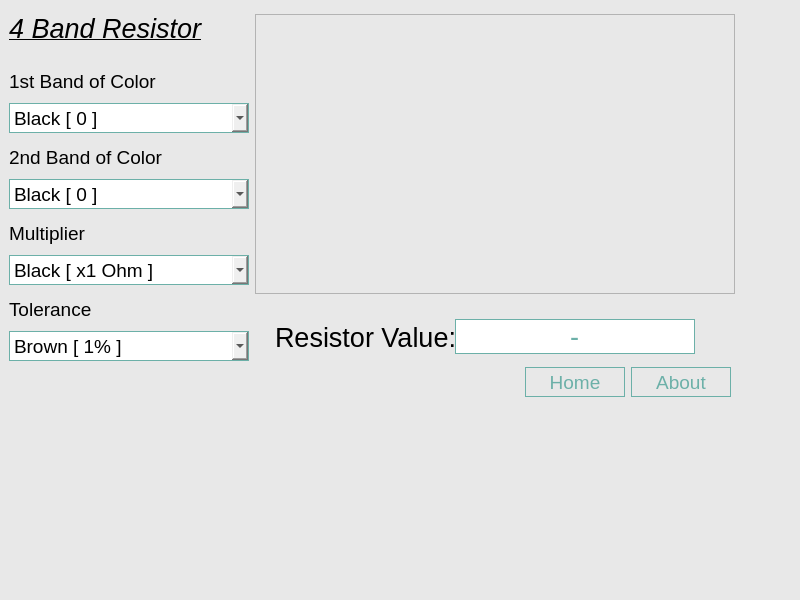
<?xml version="1.0" encoding="UTF-8"?>
<ui version="4.0">
 <class>MainWindow</class>
 <widget class="QMainWindow" name="MainWindow">
  <property name="geometry">
   <rect>
    <x>0</x>
    <y>0</y>
    <width>800</width>
    <height>600</height>
   </rect>
  </property>
  <property name="minimumSize">
   <size>
    <width>800</width>
    <height>600</height>
   </size>
  </property>
  <property name="maximumSize">
   <size>
    <width>800</width>
    <height>600</height>
   </size>
  </property>
  <property name="windowTitle">
   <string>Resistor Calculator</string>
  </property>
  <widget class="QWidget" name="centralwidget">
   <layout class="QVBoxLayout" name="verticalLayout">
    <property name="spacing">
     <number>0</number>
    </property>
    <property name="leftMargin">
     <number>0</number>
    </property>
    <property name="topMargin">
     <number>0</number>
    </property>
    <property name="rightMargin">
     <number>0</number>
    </property>
    <property name="bottomMargin">
     <number>0</number>
    </property>
    <item>
     <widget class="QStackedWidget" name="stackedWidget">
      <property name="styleSheet">
       <string notr="true">background-color: rgb(232, 232, 232);
</string>
      </property>
      <property name="currentIndex">
       <number>1</number>
      </property>
      <widget class="QWidget" name="page">
       <layout class="QVBoxLayout" name="verticalLayout_3">
        <property name="topMargin">
         <number>0</number>
        </property>
        <property name="bottomMargin">
         <number>40</number>
        </property>
        <item>
         <spacer name="verticalSpacer_2">
          <property name="orientation">
           <enum>Qt::Vertical</enum>
          </property>
          <property name="sizeHint" stdset="0">
           <size>
            <width>20</width>
            <height>136</height>
           </size>
          </property>
         </spacer>
        </item>
        <item>
         <layout class="QHBoxLayout" name="horizontalLayout">
          <item>
           <spacer name="horizontalSpacer">
            <property name="orientation">
             <enum>Qt::Horizontal</enum>
            </property>
            <property name="sizeHint" stdset="0">
             <size>
              <width>40</width>
              <height>20</height>
             </size>
            </property>
           </spacer>
          </item>
          <item>
           <layout class="QVBoxLayout" name="verticalLayout_2">
            <item>
             <widget class="QPushButton" name="calculator">
              <property name="sizePolicy">
               <sizepolicy hsizetype="Fixed" vsizetype="Fixed">
                <horstretch>0</horstretch>
                <verstretch>0</verstretch>
               </sizepolicy>
              </property>
              <property name="minimumSize">
               <size>
                <width>460</width>
                <height>85</height>
               </size>
              </property>
              <property name="maximumSize">
               <size>
                <width>460</width>
                <height>85</height>
               </size>
              </property>
              <property name="styleSheet">
               <string notr="true">  QPushButton {
	 background-color:none;
	 border-color :rgb(108, 176, 168);
	 color: rgb(108, 176, 168);
      border-style:solid;
      border-width:2px;
      font:  24px; 
  }
  QPushButton:hover:!pressed { 
	
	background-color: rgb(108, 176, 168);
	color: rgb(255, 255, 255);
  }</string>
              </property>
              <property name="text">
               <string>Calculator</string>
              </property>
             </widget>
            </item>
            <item>
             <widget class="QPushButton" name="settings">
              <property name="sizePolicy">
               <sizepolicy hsizetype="Fixed" vsizetype="Fixed">
                <horstretch>0</horstretch>
                <verstretch>0</verstretch>
               </sizepolicy>
              </property>
              <property name="minimumSize">
               <size>
                <width>460</width>
                <height>85</height>
               </size>
              </property>
              <property name="maximumSize">
               <size>
                <width>460</width>
                <height>85</height>
               </size>
              </property>
              <property name="styleSheet">
               <string notr="true">  QPushButton {
	 background-color:none;
	 border-color :rgb(108, 176, 168);
	 color: rgb(108, 176, 168);
      border-style:solid;
      border-width:2px;
      font:  24px; 
  }
  QPushButton:hover:!pressed { 
	
	background-color: rgb(108, 176, 168);
	color: rgb(255, 255, 255);
  }</string>
              </property>
              <property name="text">
               <string>Settings</string>
              </property>
             </widget>
            </item>
            <item>
             <widget class="QPushButton" name="about">
              <property name="sizePolicy">
               <sizepolicy hsizetype="Fixed" vsizetype="Fixed">
                <horstretch>0</horstretch>
                <verstretch>0</verstretch>
               </sizepolicy>
              </property>
              <property name="minimumSize">
               <size>
                <width>460</width>
                <height>85</height>
               </size>
              </property>
              <property name="maximumSize">
               <size>
                <width>460</width>
                <height>85</height>
               </size>
              </property>
              <property name="styleSheet">
               <string notr="true">  QPushButton {
	 background-color:none;
	 border-color :rgb(108, 176, 168);
	 color: rgb(108, 176, 168);
      border-style:solid;
      border-width:2px;
      font:  24px; 
  }
  QPushButton:hover:!pressed { 
	
	background-color: rgb(108, 176, 168);
	color: rgb(255, 255, 255);
  }</string>
              </property>
              <property name="text">
               <string>About</string>
              </property>
             </widget>
            </item>
           </layout>
          </item>
          <item>
           <spacer name="horizontalSpacer_2">
            <property name="orientation">
             <enum>Qt::Horizontal</enum>
            </property>
            <property name="sizeHint" stdset="0">
             <size>
              <width>40</width>
              <height>20</height>
             </size>
            </property>
           </spacer>
          </item>
         </layout>
        </item>
        <item>
         <spacer name="verticalSpacer">
          <property name="orientation">
           <enum>Qt::Vertical</enum>
          </property>
          <property name="sizeHint" stdset="0">
           <size>
            <width>20</width>
            <height>135</height>
           </size>
          </property>
         </spacer>
        </item>
       </layout>
      </widget>
      <widget class="QWidget" name="page_2">
       <layout class="QVBoxLayout" name="verticalLayout_11">
        <item>
         <layout class="QHBoxLayout" name="horizontalLayout_3">
          <item>
           <layout class="QVBoxLayout" name="verticalLayout_9">
            <property name="spacing">
             <number>20</number>
            </property>
            <item>
             <widget class="QLabel" name="label_2">
              <property name="minimumSize">
               <size>
                <width>240</width>
                <height>40</height>
               </size>
              </property>
              <property name="maximumSize">
               <size>
                <width>240</width>
                <height>40</height>
               </size>
              </property>
              <property name="font">
               <font>
                <pointsize>20</pointsize>
               </font>
              </property>
              <property name="styleSheet">
               <string notr="true"/>
              </property>
              <property name="text">
               <string>&lt;html&gt;&lt;head/&gt;&lt;body&gt;&lt;p&gt;&lt;span style=&quot; font-style:italic; text-decoration: underline;&quot;&gt;4 Band Resistor&lt;/span&gt;&lt;/p&gt;&lt;/body&gt;&lt;/html&gt;</string>
              </property>
             </widget>
            </item>
            <item>
             <layout class="QVBoxLayout" name="verticalLayout_8">
              <property name="spacing">
               <number>12</number>
              </property>
              <item>
               <layout class="QVBoxLayout" name="verticalLayout_4">
                <property name="spacing">
                 <number>10</number>
                </property>
                <item>
                 <widget class="QLabel" name="label_3">
                  <property name="minimumSize">
                   <size>
                    <width>240</width>
                    <height>24</height>
                   </size>
                  </property>
                  <property name="maximumSize">
                   <size>
                    <width>16777215</width>
                    <height>24</height>
                   </size>
                  </property>
                  <property name="font">
                   <font>
                    <pointsize>14</pointsize>
                   </font>
                  </property>
                  <property name="styleSheet">
                   <string notr="true"/>
                  </property>
                  <property name="text">
                   <string>1st Band of Color</string>
                  </property>
                 </widget>
                </item>
                <item>
                 <widget class="QComboBox" name="comboBox">
                  <property name="minimumSize">
                   <size>
                    <width>0</width>
                    <height>30</height>
                   </size>
                  </property>
                  <property name="maximumSize">
                   <size>
                    <width>16777215</width>
                    <height>30</height>
                   </size>
                  </property>
                  <property name="font">
                   <font>
                    <pointsize>14</pointsize>
                   </font>
                  </property>
                  <property name="styleSheet">
                   <string notr="true">  QComboBox {
	 background-color:none;
	 border-color :rgb(108, 176, 168);
	color: rgb(0, 0 0);
      border-style:solid;
      border-width:1px;
  }

  QComboBox:hover { 
	background-color: rgb(108, 176, 168);
	color: rgb(255, 255, 255);
  }</string>
                  </property>
                  <property name="currentIndex">
                   <number>0</number>
                  </property>
                  <property name="insertPolicy">
                   <enum>QComboBox::NoInsert</enum>
                  </property>
                  <property name="iconSize">
                   <size>
                    <width>24</width>
                    <height>24</height>
                   </size>
                  </property>
                  <item>
                   <property name="text">
                    <string>Black [ 0 ]</string>
                   </property>
                   <property name="icon">
                    <iconset>
                     <normalon>:/button_icons/icons/square_0.png</normalon>
                    </iconset>
                   </property>
                  </item>
                  <item>
                   <property name="text">
                    <string>Brown [ 1 ]</string>
                   </property>
                   <property name="icon">
                    <iconset>
                     <normalon>:/button_icons/icons/square_1.png</normalon>
                    </iconset>
                   </property>
                  </item>
                  <item>
                   <property name="text">
                    <string>Red [ 2 ]</string>
                   </property>
                   <property name="icon">
                    <iconset>
                     <normalon>:/button_icons/icons/square_2.png</normalon>
                    </iconset>
                   </property>
                  </item>
                  <item>
                   <property name="text">
                    <string>Orange [ 3 ]</string>
                   </property>
                   <property name="icon">
                    <iconset>
                     <normalon>:/button_icons/icons/square_3.png</normalon>
                    </iconset>
                   </property>
                  </item>
                  <item>
                   <property name="text">
                    <string>Yellow [ 4 ]</string>
                   </property>
                   <property name="icon">
                    <iconset>
                     <normalon>:/button_icons/icons/square_4.png</normalon>
                    </iconset>
                   </property>
                  </item>
                  <item>
                   <property name="text">
                    <string>Green [ 5 ]</string>
                   </property>
                   <property name="icon">
                    <iconset>
                     <normalon>:/button_icons/icons/square_5.png</normalon>
                    </iconset>
                   </property>
                  </item>
                  <item>
                   <property name="text">
                    <string>Blue [ 6 ]</string>
                   </property>
                   <property name="icon">
                    <iconset>
                     <normalon>:/button_icons/icons/square_6.png</normalon>
                    </iconset>
                   </property>
                  </item>
                  <item>
                   <property name="text">
                    <string>Violet [ 7 ]</string>
                   </property>
                   <property name="icon">
                    <iconset>
                     <normalon>:/button_icons/icons/square_7.png</normalon>
                    </iconset>
                   </property>
                  </item>
                  <item>
                   <property name="text">
                    <string>Grey [ 8 ]</string>
                   </property>
                   <property name="icon">
                    <iconset>
                     <normalon>:/button_icons/icons/square_8.png</normalon>
                    </iconset>
                   </property>
                  </item>
                  <item>
                   <property name="text">
                    <string>White [ 9 ]</string>
                   </property>
                   <property name="icon">
                    <iconset>
                     <normalon>:/button_icons/icons/square_9.png</normalon>
                    </iconset>
                   </property>
                  </item>
                 </widget>
                </item>
               </layout>
              </item>
              <item>
               <layout class="QVBoxLayout" name="verticalLayout_5">
                <property name="spacing">
                 <number>10</number>
                </property>
                <item>
                 <widget class="QLabel" name="label_4">
                  <property name="minimumSize">
                   <size>
                    <width>240</width>
                    <height>24</height>
                   </size>
                  </property>
                  <property name="maximumSize">
                   <size>
                    <width>16777215</width>
                    <height>24</height>
                   </size>
                  </property>
                  <property name="font">
                   <font>
                    <pointsize>14</pointsize>
                   </font>
                  </property>
                  <property name="styleSheet">
                   <string notr="true"/>
                  </property>
                  <property name="text">
                   <string>2nd Band of Color</string>
                  </property>
                 </widget>
                </item>
                <item>
                 <widget class="QComboBox" name="comboBox_2">
                  <property name="minimumSize">
                   <size>
                    <width>240</width>
                    <height>30</height>
                   </size>
                  </property>
                  <property name="maximumSize">
                   <size>
                    <width>16777215</width>
                    <height>30</height>
                   </size>
                  </property>
                  <property name="font">
                   <font>
                    <pointsize>14</pointsize>
                   </font>
                  </property>
                  <property name="styleSheet">
                   <string notr="true">  QComboBox {
	 background-color:none;
	 border-color :rgb(108, 176, 168);
	color: rgb(0, 0 0);
      border-style:solid;
      border-width:1px;
  }

  QComboBox:hover { 
	background-color: rgb(108, 176, 168);
	color: rgb(255, 255, 255);
  }</string>
                  </property>
                  <property name="currentIndex">
                   <number>0</number>
                  </property>
                  <property name="insertPolicy">
                   <enum>QComboBox::NoInsert</enum>
                  </property>
                  <property name="iconSize">
                   <size>
                    <width>24</width>
                    <height>24</height>
                   </size>
                  </property>
                  <item>
                   <property name="text">
                    <string>Black [ 0 ]</string>
                   </property>
                   <property name="icon">
                    <iconset>
                     <normalon>:/button_icons/icons/square_0.png</normalon>
                    </iconset>
                   </property>
                  </item>
                  <item>
                   <property name="text">
                    <string>Brown [ 1 ]</string>
                   </property>
                   <property name="icon">
                    <iconset>
                     <normalon>:/button_icons/icons/square_1.png</normalon>
                    </iconset>
                   </property>
                  </item>
                  <item>
                   <property name="text">
                    <string>Red [ 2 ]</string>
                   </property>
                   <property name="icon">
                    <iconset>
                     <normalon>:/button_icons/icons/square_2.png</normalon>
                    </iconset>
                   </property>
                  </item>
                  <item>
                   <property name="text">
                    <string>Orange [ 3 ]</string>
                   </property>
                   <property name="icon">
                    <iconset>
                     <normalon>:/button_icons/icons/square_3.png</normalon>
                    </iconset>
                   </property>
                  </item>
                  <item>
                   <property name="text">
                    <string>Yellow [ 4 ]</string>
                   </property>
                   <property name="icon">
                    <iconset>
                     <normalon>:/button_icons/icons/square_4.png</normalon>
                    </iconset>
                   </property>
                  </item>
                  <item>
                   <property name="text">
                    <string>Green [ 5 ]</string>
                   </property>
                   <property name="icon">
                    <iconset>
                     <normalon>:/button_icons/icons/square_5.png</normalon>
                    </iconset>
                   </property>
                  </item>
                  <item>
                   <property name="text">
                    <string>Blue [ 6 ]</string>
                   </property>
                   <property name="icon">
                    <iconset>
                     <normalon>:/button_icons/icons/square_6.png</normalon>
                    </iconset>
                   </property>
                  </item>
                  <item>
                   <property name="text">
                    <string>Violet [ 7 ]</string>
                   </property>
                   <property name="icon">
                    <iconset>
                     <normalon>:/button_icons/icons/square_7.png</normalon>
                    </iconset>
                   </property>
                  </item>
                  <item>
                   <property name="text">
                    <string>Grey [ 8 ]</string>
                   </property>
                   <property name="icon">
                    <iconset>
                     <normalon>:/button_icons/icons/square_8.png</normalon>
                    </iconset>
                   </property>
                  </item>
                  <item>
                   <property name="text">
                    <string>White [ 9 ]</string>
                   </property>
                   <property name="icon">
                    <iconset>
                     <normalon>:/button_icons/icons/square_9.png</normalon>
                    </iconset>
                   </property>
                  </item>
                 </widget>
                </item>
               </layout>
              </item>
              <item>
               <layout class="QVBoxLayout" name="verticalLayout_6">
                <property name="spacing">
                 <number>10</number>
                </property>
                <item>
                 <widget class="QLabel" name="label_5">
                  <property name="minimumSize">
                   <size>
                    <width>240</width>
                    <height>24</height>
                   </size>
                  </property>
                  <property name="maximumSize">
                   <size>
                    <width>16777215</width>
                    <height>24</height>
                   </size>
                  </property>
                  <property name="font">
                   <font>
                    <pointsize>14</pointsize>
                   </font>
                  </property>
                  <property name="styleSheet">
                   <string notr="true"/>
                  </property>
                  <property name="text">
                   <string>Multiplier</string>
                  </property>
                 </widget>
                </item>
                <item>
                 <widget class="QComboBox" name="comboBox_3">
                  <property name="minimumSize">
                   <size>
                    <width>240</width>
                    <height>30</height>
                   </size>
                  </property>
                  <property name="maximumSize">
                   <size>
                    <width>16777215</width>
                    <height>30</height>
                   </size>
                  </property>
                  <property name="font">
                   <font>
                    <pointsize>14</pointsize>
                   </font>
                  </property>
                  <property name="styleSheet">
                   <string notr="true">  QComboBox {
	 background-color:none;
	 border-color :rgb(108, 176, 168);
	color: rgb(0, 0 0);
      border-style:solid;
      border-width:1px;
  }

  QComboBox:hover { 
	background-color: rgb(108, 176, 168);
	color: rgb(255, 255, 255);
  }</string>
                  </property>
                  <property name="currentIndex">
                   <number>0</number>
                  </property>
                  <property name="insertPolicy">
                   <enum>QComboBox::NoInsert</enum>
                  </property>
                  <property name="iconSize">
                   <size>
                    <width>24</width>
                    <height>24</height>
                   </size>
                  </property>
                  <item>
                   <property name="text">
                    <string>Black [ x1 Ohm ]</string>
                   </property>
                   <property name="icon">
                    <iconset>
                     <normalon>:/button_icons/icons/square_0.png</normalon>
                    </iconset>
                   </property>
                  </item>
                  <item>
                   <property name="text">
                    <string>Brown [ x10 Ohm ]</string>
                   </property>
                   <property name="icon">
                    <iconset>
                     <normalon>:/button_icons/icons/square_1.png</normalon>
                    </iconset>
                   </property>
                  </item>
                  <item>
                   <property name="text">
                    <string>Red [ x100 Ohm ]</string>
                   </property>
                   <property name="icon">
                    <iconset>
                     <normalon>:/button_icons/icons/square_2.png</normalon>
                    </iconset>
                   </property>
                  </item>
                  <item>
                   <property name="text">
                    <string>Orange [ x1 KOhm ]</string>
                   </property>
                   <property name="icon">
                    <iconset>
                     <normalon>:/button_icons/icons/square_3.png</normalon>
                    </iconset>
                   </property>
                  </item>
                  <item>
                   <property name="text">
                    <string>Yellow [ x10 KOhm ]</string>
                   </property>
                   <property name="icon">
                    <iconset>
                     <normalon>:/button_icons/icons/square_4.png</normalon>
                    </iconset>
                   </property>
                  </item>
                  <item>
                   <property name="text">
                    <string>Green [ x100 KOhm ]</string>
                   </property>
                   <property name="icon">
                    <iconset>
                     <normalon>:/button_icons/icons/square_5.png</normalon>
                    </iconset>
                   </property>
                  </item>
                  <item>
                   <property name="text">
                    <string>Blue [ x1 MOhm ]</string>
                   </property>
                   <property name="icon">
                    <iconset>
                     <normalon>:/button_icons/icons/square_6.png</normalon>
                    </iconset>
                   </property>
                  </item>
                  <item>
                   <property name="text">
                    <string>Violet [ x10 MOhm ]</string>
                   </property>
                   <property name="icon">
                    <iconset>
                     <normalon>:/button_icons/icons/square_7.png</normalon>
                    </iconset>
                   </property>
                  </item>
                  <item>
                   <property name="text">
                    <string>Grey [ x100 MOhm ]</string>
                   </property>
                   <property name="icon">
                    <iconset>
                     <normalon>:/button_icons/icons/square_8.png</normalon>
                    </iconset>
                   </property>
                  </item>
                  <item>
                   <property name="text">
                    <string>White [ x1 GOhm ]</string>
                   </property>
                   <property name="icon">
                    <iconset>
                     <normalon>:/button_icons/icons/square_9.png</normalon>
                    </iconset>
                   </property>
                  </item>
                  <item>
                   <property name="text">
                    <string>Gold [ x0.1 Ohm]</string>
                   </property>
                   <property name="icon">
                    <iconset>
                     <normalon>:/button_icons/icons/square_10.png</normalon>
                    </iconset>
                   </property>
                  </item>
                  <item>
                   <property name="text">
                    <string>Silver [ x0.01 Ohm ]</string>
                   </property>
                   <property name="icon">
                    <iconset>
                     <normalon>:/button_icons/icons/square_11.png</normalon>
                    </iconset>
                   </property>
                  </item>
                 </widget>
                </item>
               </layout>
              </item>
              <item>
               <layout class="QVBoxLayout" name="verticalLayout_7">
                <property name="spacing">
                 <number>10</number>
                </property>
                <item>
                 <widget class="QLabel" name="label_6">
                  <property name="minimumSize">
                   <size>
                    <width>240</width>
                    <height>24</height>
                   </size>
                  </property>
                  <property name="maximumSize">
                   <size>
                    <width>16777215</width>
                    <height>24</height>
                   </size>
                  </property>
                  <property name="font">
                   <font>
                    <pointsize>14</pointsize>
                   </font>
                  </property>
                  <property name="styleSheet">
                   <string notr="true"/>
                  </property>
                  <property name="text">
                   <string>Tolerance</string>
                  </property>
                 </widget>
                </item>
                <item>
                 <widget class="QComboBox" name="comboBox_4">
                  <property name="minimumSize">
                   <size>
                    <width>240</width>
                    <height>30</height>
                   </size>
                  </property>
                  <property name="maximumSize">
                   <size>
                    <width>16777215</width>
                    <height>30</height>
                   </size>
                  </property>
                  <property name="font">
                   <font>
                    <pointsize>14</pointsize>
                   </font>
                  </property>
                  <property name="styleSheet">
                   <string notr="true">  QComboBox {
	 background-color:none;
	 border-color :rgb(108, 176, 168);
	color: rgb(0, 0 0);
      border-style:solid;
      border-width:1px;
  }

  QComboBox:hover { 
	background-color: rgb(108, 176, 168);
	color: rgb(255, 255, 255);
  }</string>
                  </property>
                  <property name="currentIndex">
                   <number>0</number>
                  </property>
                  <property name="insertPolicy">
                   <enum>QComboBox::NoInsert</enum>
                  </property>
                  <property name="iconSize">
                   <size>
                    <width>24</width>
                    <height>24</height>
                   </size>
                  </property>
                  <item>
                   <property name="text">
                    <string>Brown [ 1% ]</string>
                   </property>
                   <property name="icon">
                    <iconset>
                     <normalon>:/button_icons/icons/square_1.png</normalon>
                    </iconset>
                   </property>
                  </item>
                  <item>
                   <property name="text">
                    <string>Red [ 2 % ]</string>
                   </property>
                   <property name="icon">
                    <iconset>
                     <normalon>:/button_icons/icons/square_2.png</normalon>
                    </iconset>
                   </property>
                  </item>
                  <item>
                   <property name="text">
                    <string>Green [ 0.5%  ]</string>
                   </property>
                   <property name="icon">
                    <iconset>
                     <normalon>:/button_icons/icons/square_5.png</normalon>
                    </iconset>
                   </property>
                  </item>
                  <item>
                   <property name="text">
                    <string>Blue [ 0.25%  ]</string>
                   </property>
                   <property name="icon">
                    <iconset>
                     <normalon>:/button_icons/icons/square_6.png</normalon>
                    </iconset>
                   </property>
                  </item>
                  <item>
                   <property name="text">
                    <string>Violet [ 0.1% ]</string>
                   </property>
                   <property name="icon">
                    <iconset>
                     <normalon>:/button_icons/icons/square_7.png</normalon>
                    </iconset>
                   </property>
                  </item>
                  <item>
                   <property name="text">
                    <string>Grey [ 0.05% ]</string>
                   </property>
                   <property name="icon">
                    <iconset>
                     <normalon>:/button_icons/icons/square_8.png</normalon>
                    </iconset>
                   </property>
                  </item>
                  <item>
                   <property name="text">
                    <string>Gold [ 5% ]</string>
                   </property>
                   <property name="icon">
                    <iconset>
                     <normalon>:/button_icons/icons/square_10.png</normalon>
                    </iconset>
                   </property>
                  </item>
                  <item>
                   <property name="text">
                    <string>Silver [ 10% ]</string>
                   </property>
                   <property name="icon">
                    <iconset>
                     <normalon>:/button_icons/icons/square_11.png</normalon>
                    </iconset>
                   </property>
                  </item>
                 </widget>
                </item>
               </layout>
              </item>
             </layout>
            </item>
           </layout>
          </item>
          <item>
           <layout class="QVBoxLayout" name="verticalLayout_10">
            <property name="spacing">
             <number>20</number>
            </property>
            <item>
             <widget class="QGraphicsView" name="resistorDisplay">
              <property name="minimumSize">
               <size>
                <width>480</width>
                <height>280</height>
               </size>
              </property>
              <property name="maximumSize">
               <size>
                <width>480</width>
                <height>280</height>
               </size>
              </property>
             </widget>
            </item>
            <item>
             <layout class="QHBoxLayout" name="horizontalLayout_2">
              <property name="spacing">
               <number>0</number>
              </property>
              <item>
               <spacer name="horizontalSpacer_6">
                <property name="orientation">
                 <enum>Qt::Horizontal</enum>
                </property>
                <property name="sizeType">
                 <enum>QSizePolicy::Fixed</enum>
                </property>
                <property name="sizeHint" stdset="0">
                 <size>
                  <width>20</width>
                  <height>20</height>
                 </size>
                </property>
               </spacer>
              </item>
              <item>
               <widget class="QLabel" name="label">
                <property name="minimumSize">
                 <size>
                  <width>180</width>
                  <height>36</height>
                 </size>
                </property>
                <property name="maximumSize">
                 <size>
                  <width>180</width>
                  <height>36</height>
                 </size>
                </property>
                <property name="font">
                 <font>
                  <pointsize>20</pointsize>
                 </font>
                </property>
                <property name="styleSheet">
                 <string notr="true"/>
                </property>
                <property name="text">
                 <string>Resistor Value:</string>
                </property>
               </widget>
              </item>
              <item>
               <widget class="QLineEdit" name="lineEdit">
                <property name="minimumSize">
                 <size>
                  <width>240</width>
                  <height>0</height>
                 </size>
                </property>
                <property name="maximumSize">
                 <size>
                  <width>240</width>
                  <height>16777215</height>
                 </size>
                </property>
                <property name="font">
                 <font>
                  <pointsize>20</pointsize>
                 </font>
                </property>
                <property name="styleSheet">
                 <string notr="true">  QLineEdit {
	 background-color:none;
	 border-color :rgb(108, 176, 168);
	 color: rgb(108, 176, 168);
      border-style:solid;
      border-width:1px;
  }
</string>
                </property>
                <property name="text">
                 <string>-</string>
                </property>
                <property name="alignment">
                 <set>Qt::AlignCenter</set>
                </property>
                <property name="readOnly">
                 <bool>true</bool>
                </property>
               </widget>
              </item>
              <item>
               <spacer name="horizontalSpacer_5">
                <property name="orientation">
                 <enum>Qt::Horizontal</enum>
                </property>
                <property name="sizeHint" stdset="0">
                 <size>
                  <width>40</width>
                  <height>20</height>
                 </size>
                </property>
               </spacer>
              </item>
             </layout>
            </item>
           </layout>
          </item>
         </layout>
        </item>
        <item>
         <layout class="QHBoxLayout" name="horizontalLayout_4">
          <item>
           <spacer name="horizontalSpacer_3">
            <property name="orientation">
             <enum>Qt::Horizontal</enum>
            </property>
            <property name="sizeHint" stdset="0">
             <size>
              <width>40</width>
              <height>20</height>
             </size>
            </property>
           </spacer>
          </item>
          <item>
           <widget class="QPushButton" name="home">
            <property name="minimumSize">
             <size>
              <width>100</width>
              <height>30</height>
             </size>
            </property>
            <property name="maximumSize">
             <size>
              <width>100</width>
              <height>30</height>
             </size>
            </property>
            <property name="font">
             <font>
              <pointsize>14</pointsize>
             </font>
            </property>
            <property name="styleSheet">
             <string notr="true">  QPushButton {
	 background-color:none;
	 border-color :rgb(108, 176, 168);
	 color: rgb(108, 176, 168);
      border-style:solid;
      border-width:1px;
  }
  QPushButton:hover:!pressed { 
	
	background-color: rgb(108, 176, 168);
	color: rgb(255, 255, 255);
  }</string>
            </property>
            <property name="text">
             <string>Home</string>
            </property>
           </widget>
          </item>
          <item>
           <widget class="QPushButton" name="about_2">
            <property name="minimumSize">
             <size>
              <width>100</width>
              <height>30</height>
             </size>
            </property>
            <property name="maximumSize">
             <size>
              <width>100</width>
              <height>30</height>
             </size>
            </property>
            <property name="font">
             <font>
              <pointsize>14</pointsize>
             </font>
            </property>
            <property name="styleSheet">
             <string notr="true">  QPushButton {
	 background-color:none;
	 border-color :rgb(108, 176, 168);
	 color: rgb(108, 176, 168);
      border-style:solid;
      border-width:1px;
  }
  QPushButton:hover:!pressed { 
	
	background-color: rgb(108, 176, 168);
	color: rgb(255, 255, 255);
  }</string>
            </property>
            <property name="text">
             <string>About</string>
            </property>
           </widget>
          </item>
          <item>
           <spacer name="horizontalSpacer_4">
            <property name="orientation">
             <enum>Qt::Horizontal</enum>
            </property>
            <property name="sizeType">
             <enum>QSizePolicy::Fixed</enum>
            </property>
            <property name="sizeHint" stdset="0">
             <size>
              <width>60</width>
              <height>20</height>
             </size>
            </property>
           </spacer>
          </item>
         </layout>
        </item>
        <item>
         <spacer name="verticalSpacer_3">
          <property name="orientation">
           <enum>Qt::Vertical</enum>
          </property>
          <property name="sizeHint" stdset="0">
           <size>
            <width>20</width>
            <height>196</height>
           </size>
          </property>
         </spacer>
        </item>
        <item>
         <spacer name="verticalSpacer_4">
          <property name="orientation">
           <enum>Qt::Vertical</enum>
          </property>
          <property name="sizeType">
           <enum>QSizePolicy::Fixed</enum>
          </property>
          <property name="sizeHint" stdset="0">
           <size>
            <width>20</width>
            <height>100</height>
           </size>
          </property>
         </spacer>
        </item>
       </layout>
      </widget>
     </widget>
    </item>
   </layout>
  </widget>
 </widget>
 <resources/>
 <connections/>
</ui>
